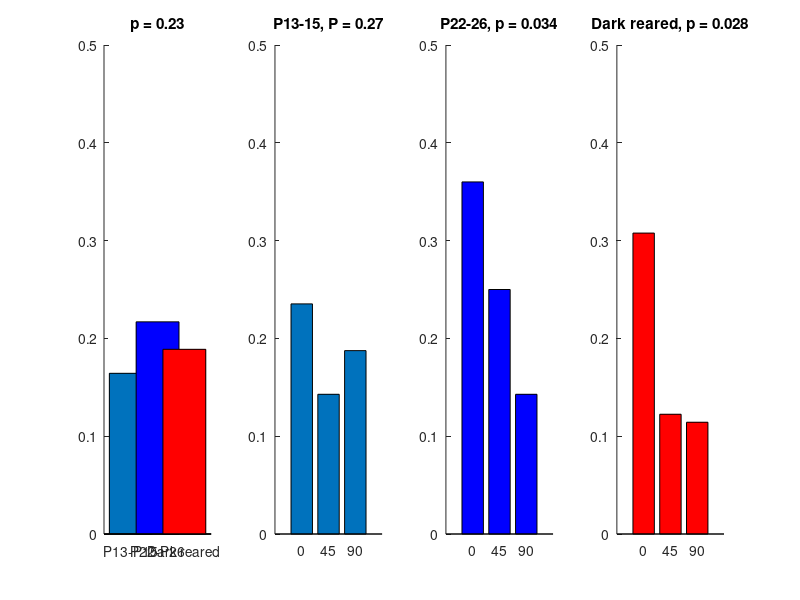

Here is the MATLAB script that generated this plot:
figure;
subplot(141); hold on;
bar(1,58/353); bar(2,64/295,'b'); bar(3,44/233,'r');
xticks([1 2 3]); xticklabels({'P13-P15','P22-P26','Dark reared'});
yticks([0 0.1 0.2 0.3 0.4 0.5]); xlim([0 4]); ylim([0 0.5]); title("p = 0.23");
subplot(142); hold on;
bar([1 2 3],[8/34 5/35 3/16]);
xticks([1 2 3]); xticklabels({'0','45','90'});
yticks([0 0.1 0.2 0.3 0.4 0.5]); xlim([0 4]); ylim([0 0.5]); title("P13-15, P = 0.27");
subplot(143); hold on;
bar([1 2 3],[9/25 15/60 4/28],'b');
xticks([1 2 3]); xticklabels({'0','45','90'});
yticks([0 0.1 0.2 0.3 0.4 0.5]); xlim([0 4]); ylim([0 0.5]); title("P22-26, p = 0.034");
subplot(144); hold on;
bar([1 2 3],[8/26 6/49 4/35],'r');
xticks([1 2 3]); xticklabels({'0','45','90'});
yticks([0 0.1 0.2 0.3 0.4 0.5]); xlim([0 4]); ylim([0 0.5]); title("Dark reared, p = 0.028");